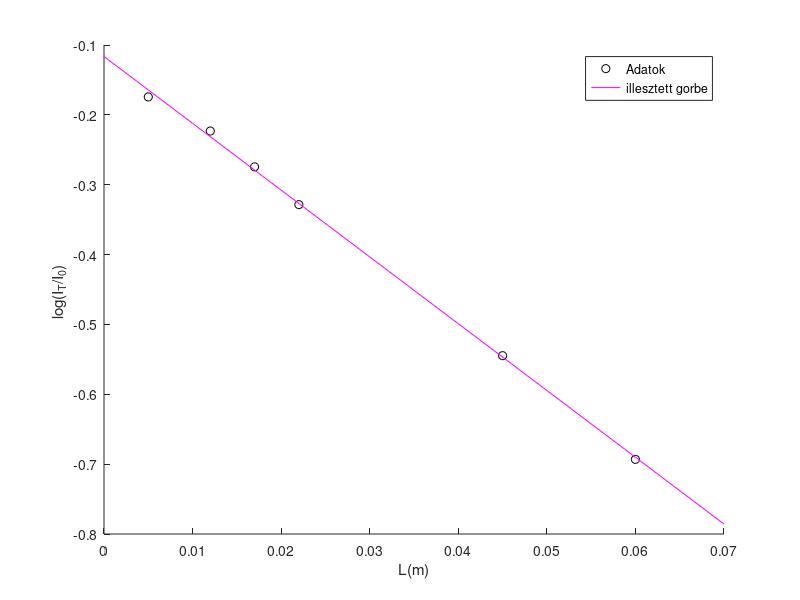
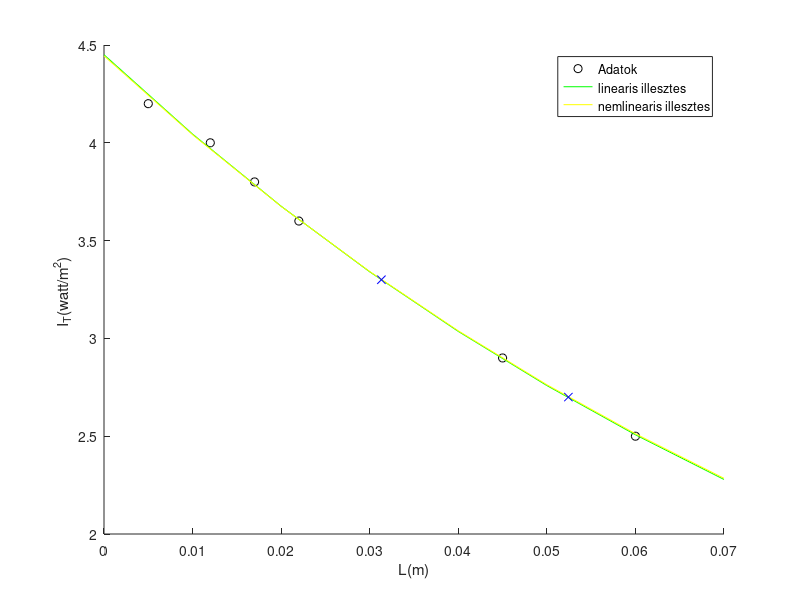

The MATLAB script that drew these images, in order:
clc(), clear(), close('all');

%% Adatok
L = [0.5 1.2, 1.7, 2.2, 4.5, 6.0] * 1e-2; %%cm
IT = [4.2, 4.0, 3.8, 3.6, 2.9, 2.5]; %%watt/m2
I0 = 5; %%watt/m2
L_intv = [0, 7]*1e-2; %%cm

%%Megoldas - Linearis
y = log(IT/I0);
eredm_lin = polyfit( L, y, 1);
beta_lin = -eredm_lin(1);
R_lin = 1 - exp(eredm_lin(2)/2);

fgv_IT = @ (L) I0 * (1-R_lin)^2 * exp(-beta_lin*L);
fgv_log_y = @(L) 2*log(1-R_lin) - beta_lin * L;

%%Megoldas - Neminearis
fgv_IT_lsqcf = @( alfa, L ) I0 * (1-alfa(1))^2 * exp(-alfa(2)*L);
kezd_ertk = [0.5, 10];
eredm_nlin = lsqcurvefit( fgv_IT_lsqcf, kezd_ertk, L, IT);
beta_nlin = eredm_nlin(2);
R_nlin = eredm_nlin(1);

fgv_IT_nlin = @ (L) I0 * (1-R_nlin)^2 * exp(-beta_nlin*L);

%%Megoldas - toresmtato
n1 = 2/(1 - sqrt(R_lin)) - 1;
n2 = 2/(1 + sqrt(R_lin)) - 1;
s1 = sprintf('A toresmutato n = %.3f', n1);
disp(s1);

%%Gyokkereses
IT1 = 2.7;
IT2 = 3.3;
fgv_IT1_fzero = @ (L) fgv_IT_nlin( L ) - IT1;
fgv_IT2_fzero = @ (L) fgv_IT_nlin( L ) - IT2;

L1 = fzero(fgv_IT1_fzero, 0.03 );
L2 = fzero(fgv_IT2_fzero, 0.03 );

%%Abrazolas
figure('Name', 'Eredmeny illesztese');
hold on;
plot(L, y, 'ok');
fplot(fgv_log_y, L_intv, 'm');
hold off
xlabel('L(m)');  ylabel('log(I_T/I_0) ');
legend('Adatok', 'illesztett gorbe');

figure('Name', 'Gorbeillesztes')
hold on;
plot(L,IT, 'ok');
fplot(fgv_IT, L_intv, 'rg');
fplot(fgv_IT_nlin, L_intv, 'y' );
plot( [L1,L2], [IT1,IT2], 'bx');
hold off;
xlabel('L(m)');  ylabel('I_T(watt/m^2) ');
legend('Adatok', 'linearis illesztes', 'nemlinearis illesztes');






